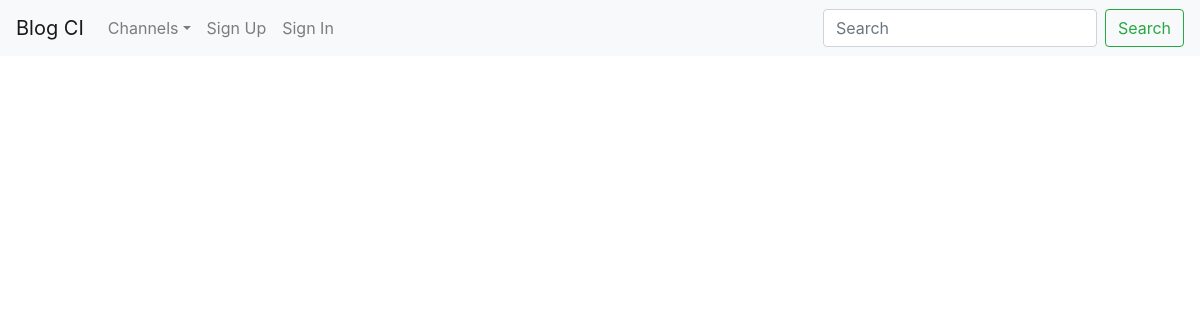
/posts/show/channel/2, run on an earlier commit of the app's database.
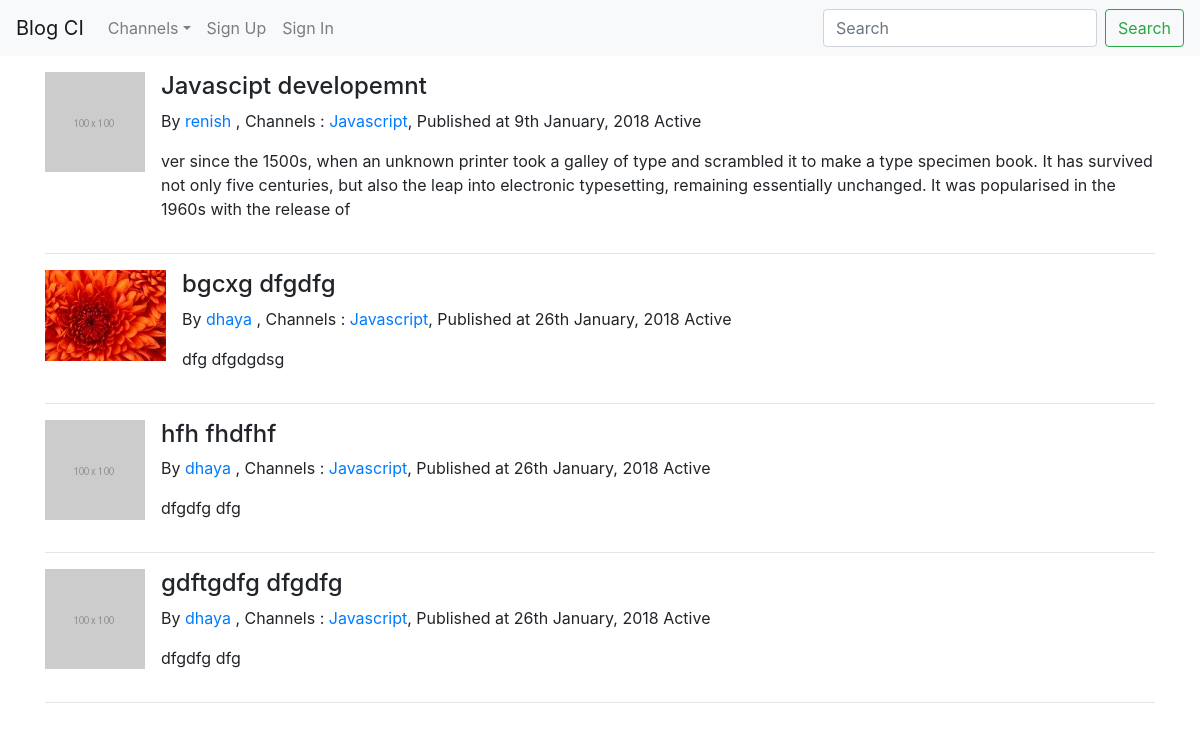
And on a later commit of the database.
### tables this page shows
CREATE TABLE `posts` (
  `id` int(11) NOT NULL,
  `title` text NOT NULL,
  `description` text NOT NULL,
  `channelid` int(11) NOT NULL,
  `userid` int(11) NOT NULL,
  `slug` text NOT NULL,
  `publishdate` datetime NOT NULL,
  `tags` text NOT NULL,
  `image` text NOT NULL,
  `status` tinyint(4) NOT NULL COMMENT '1 as active, 0 as inactive',
  `created_at` timestamp NOT NULL DEFAULT CURRENT_TIMESTAMP ON UPDATE CURRENT_TIMESTAMP
);

CREATE TABLE `users` (
  `id` int(11) NOT NULL,
  `name` varchar(60) NOT NULL,
  `email` text NOT NULL,
  `phone` text NOT NULL,
  `password` text NOT NULL,
  `usertype` smallint(6) NOT NULL COMMENT '1 as admin, 2 as user',
  `created_at` timestamp NOT NULL DEFAULT CURRENT_TIMESTAMP ON UPDATE CURRENT_TIMESTAMP
);

CREATE TABLE `channel` (
  `id` int(11) NOT NULL,
  `name` varchar(60) NOT NULL,
  `description` text NOT NULL,
  `status` tinyint(4) NOT NULL COMMENT '1 as active, 0 as inactive',
  `created_at` timestamp NOT NULL DEFAULT CURRENT_TIMESTAMP ON UPDATE CURRENT_TIMESTAMP
);

### application/views/posts/page.php (called while the page is built)
<?php
$this->load->view('master/header');
$this->load->view($page);
$this->load->view('master/footer');
?>

### application/controllers/Posts.php (called while the page is built, shortened)
<?php
class Posts extends CI_Controller
{
    public function show($field,$value)
    {
        if($field == 'channel'){
            if($this->session->userdata('userid') != ""){
                $data["posts"] = $this->post->get_two_items('posts','channelid',$value,'userid',$this->session->userdata('userid'));
            }
            else{
                $data["posts"] = $this->post->get_one_items('posts','channelid',$value);
            }
        }
        foreach($data["posts"] as $val){
            $data["channel"][] = $this->post->get_one_item('channel','id',$val->channelid);
            $data["users"][] = $this->post->get_one_item('users','id',$val->userid);
        }
        $data['channels'] = $this->post->get_all_item('channel');
        $data['page'] = 'posts/index';
        if($this->session->userdata('userid') != ""){
            $this->load->view('user/page', $data);
        }
        else{
            $this->load->view('posts/page', $data);
        }
    }
}

### index.php (called while the page is built, shortened)
<?php
require_once BASEPATH.'core/CodeIgniter.php';

### application/models/Common.php (called while the page is built, shortened)
<?php
class Common extends CI_Model
{
    public function get_one_item($table,$field,$value)
    {
        return $this->db->get_where($table, array($field=>$value))->row();
    }
    public function get_one_items($table,$field,$value)
    {
        $this->db->where($field,$value);
        $query = $this->db->get($table);
        $res=$query->result();
        return $res;
    }
}

### application/views/posts/index.php (the view, shortened to what this page needs)
<div class="row">
      <div class="col postlist">
            <?php
            foreach ($posts as $key=>$post) {
            $dateObj =  date("jS F, Y", strtotime($post->publishdate));
            ?>
                <div class="media">
                    <div>
                        <img class="mr-3" src="<?php echo base_url();?>assets/blogpost/thumb/<?php echo $post->image ;?>" alt="Generic placeholder image">
                    </div>
                      <div class="media-body">
                            <h4 class="mt-0"><?php echo $post->title ;?></h4>
                            <p> By <a href="<?php echo base_url();?>posts/show/auther/<?php echo $users[$key]->id ;?>"><?php echo $users[$key]->name ;?> </a>,
                                Channels : <a href="<?php echo base_url();?>posts/show/channel/<?php echo $channel[$key]->id ;?>"><?php echo $channel[$key]->name ;?></a>,
                                Published at <?php echo $dateObj ;?>
                                <?php  echo ($post->status == 1) ? 'Active' : 'Inactive'; ?>
                            </p>
                            <p><?php echo $post->description ;?></p>
                      </div>
                </div>
                <hr>
            <?php } ?>
      </div>
</div>

### application/views/master/header.php (shortened to what this page needs)
<!doctype html>
<html lang="en">
  <head>
        <link rel="stylesheet" href="https://maxcdn.bootstrapcdn.com/bootstrap/4.0.0-beta.3/css/bootstrap.min.css"
>
  </head>
  <body>
        <nav class="navbar navbar-expand-md navbar-light fixed-top bg-light">
            <a class="navbar-brand" href="<?php echo base_url(); ?>">Blog CI</a>
            <div class="collapse navbar-collapse" id="navbarCollapse">
                  <ul class="navbar-nav mr-auto">
                      <li class="nav-item dropdown">
                            <a class="nav-link dropdown-toggle"  id="channels" data-toggle="dropdown" aria-haspopup="true" aria-expanded="false">Channels</a>
                      </li>
                      <li class="nav-item ">
                         <a class="nav-link" href="<?php echo base_url(); ?>register">Sign Up</a>
                      </li>
                      <li class="nav-item ">
                         <a class="nav-link" href="<?php echo base_url(); ?>auth">Sign In</a>
                      </li>
                  </ul>
                  <form class="form-inline mt-2 mt-md-0">
                     <input class="form-control mr-sm-2" type="text" placeholder="Search" aria-label="Search">
                     <button class="btn btn-outline-success my-2 my-sm-0" type="submit">Search</button>
                  </form>
            </div>
        </nav>
        <main role="main" class="container">

### application/views/master/footer.php (shortened to what this page needs)
</main>
  </body>
</html>

### application/views/master/header.php (style rules this page uses)
body { min-height: 75rem; padding-top: 4.5rem; }

What changed in the data, as far as the page shows it:
added posts: image (placeholder picture), title "Javascipt developemnt", userid.name "renish", channelid.name "Javascript", publishdate "9th January, 2018", status "Active", description "ver since the 1500s, when an unknown printer took a galley of type and scrambled it to make a type specimen book. It has survived not only five centuries, but also the leap into electronic typesetting, remaining essentially unchanged. It was popularised in the 1960s with the release of"
added posts: image (picture), title "bgcxg dfgdfg", userid.name "dhaya", channelid.name "Javascript", publishdate "26th January, 2018", status "Active", description "dfg dfgdgdsg"
added posts: image (placeholder picture), title "hfh fhdfhf", userid.name "dhaya", channelid.name "Javascript", publishdate "26th January, 2018", status "Active", description "dfgdfg dfg"
added posts: image (placeholder picture), title "gdftgdfg dfgdfg", userid.name "dhaya", channelid.name "Javascript", publishdate "26th January, 2018", status "Active", description "dfgdfg dfg"
